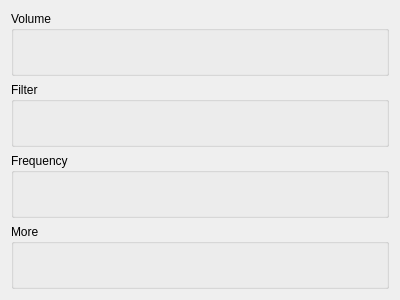
<?xml version="1.0" encoding="UTF-8"?>
<ui version="4.0">
 <class>AddSynthWidget</class>
 <widget class="QWidget" name="AddSynthWidget">
  <property name="geometry">
   <rect>
    <x>0</x>
    <y>0</y>
    <width>400</width>
    <height>300</height>
   </rect>
  </property>
  <property name="windowTitle">
   <string>Form</string>
  </property>
  <layout class="QVBoxLayout" name="verticalLayout">
   <item>
    <widget class="QGroupBox" name="groupBox">
     <property name="title">
      <string>Volume</string>
     </property>
     <layout class="QHBoxLayout" name="horizontalLayout">
      <item>
       <widget class="LfoWidget" name="widget" native="true"/>
      </item>
     </layout>
    </widget>
   </item>
   <item>
    <widget class="QGroupBox" name="groupBox_2">
     <property name="title">
      <string>Filter</string>
     </property>
     <layout class="QHBoxLayout" name="horizontalLayout_2">
      <item>
       <widget class="QWidget" name="widget_2" native="true"/>
      </item>
     </layout>
    </widget>
   </item>
   <item>
    <widget class="QGroupBox" name="groupBox_3">
     <property name="title">
      <string>Frequency</string>
     </property>
     <layout class="QHBoxLayout" name="horizontalLayout_3">
      <item>
       <widget class="QWidget" name="widget_3" native="true"/>
      </item>
     </layout>
    </widget>
   </item>
   <item>
    <widget class="QGroupBox" name="groupBox_4">
     <property name="title">
      <string>More</string>
     </property>
     <layout class="QHBoxLayout" name="horizontalLayout_4">
      <item>
       <widget class="QWidget" name="widget_4" native="true"/>
      </item>
     </layout>
    </widget>
   </item>
  </layout>
 </widget>
 <customwidgets>
  <customwidget>
   <class>LfoWidget</class>
   <extends>QWidget</extends>
   <header>lfowidget.h</header>
   <container>1</container>
  </customwidget>
 </customwidgets>
 <resources/>
 <connections/>
</ui>
